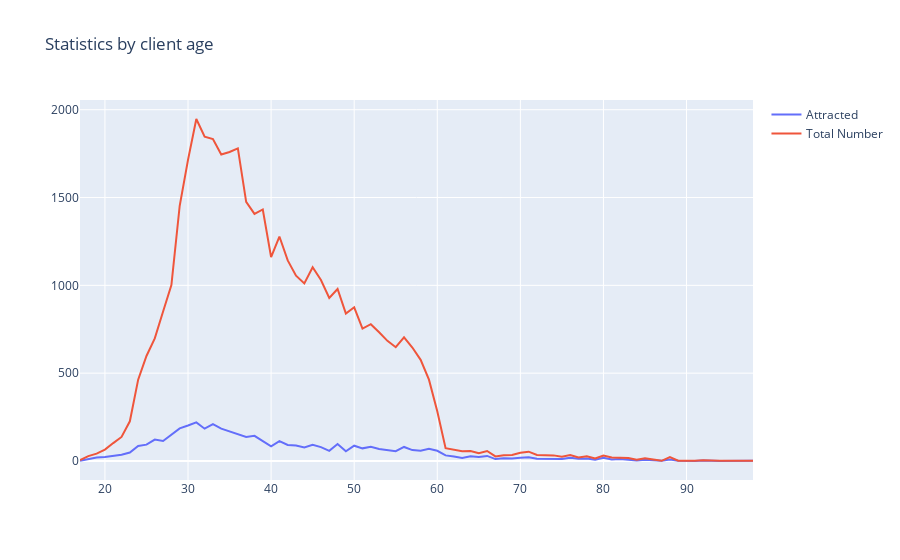

Here is the notebook cell this chart was saved with:
### Code cell
#Creating layout, figure and visualize the data
layout={'title': 'Statistics by client age'}
fig=gp.Figure(data=data, layout=layout)

iplot(fig, show_link=False)

### Figure 1 — Plotly figure (JSON) as saved in the notebook; plotly's stock layout.template omitted (floating-point values rounded to 4 significant figures)
{"data": [{"fillcolor": "violet", "name": "Attracted", "type": "scatter", "x": [17, 18, 19, 20, 21, 22, 23, 24, 25, 26, 27, 28, 29, 30, 31, 32, 33, 34, 35, 36, 37, 38, 39, 40, 41, 42, 43, 44, 45, 46, 47, 48, 49, 50, 51, 52, 53, 54, 55, 56, 57, 58, 59, 60, 61, 62, 63, 64, 65, 66, 67, 68, 69, 70, 71, 72, 73, 74, 75, 76, 77, 78, 79, 80, 81, 82, 83, 84, 85, 86, 87, 88, 89, 91, 92, 94, 95, 98], "y": [2, 12, 20, 23, 29, 36, 48, 86, 93, 122, 114, 151, 186, 202, 220, 184, 210, 184, 167, 154, 137, 143, 114, 84, 113, 91, 88, 77, 92, 79, 58, 97, 55, 87, 72, 81, 68, 64, 56, 80, 62, 58, 69, 58, 32, 25, 17, 27, 23, 29, 11, 15, 14, 19, 21, 13, 13, 15, 11, 18, 13, 14, 7, 18, 8, 11, 8, 3, 7, 5, 1, 9, 2, 0, 3, 0, 0, 2]}, {"fillcolor": "yellow", "name": "Total Number", "type": "scatter", "x": [17, 18, 19, 20, 21, 22, 23, 24, 25, 26, 27, 28, 29, 30, 31, 32, 33, 34, 35, 36, 37, 38, 39, 40, 41, 42, 43, 44, 45, 46, 47, 48, 49, 50, 51, 52, 53, 54, 55, 56, 57, 58, 59, 60, 61, 62, 63, 64, 65, 66, 67, 68, 69, 70, 71, 72, 73, 74, 75, 76, 77, 78, 79, 80, 81, 82, 83, 84, 85, 86, 87, 88, 89, 91, 92, 94, 95, 98], "y": [5, 28, 42, 65, 102, 137, 226, 463, 598, 698, 851, 1001, 1453, 1714, 1947, 1846, 1833, 1745, 1759, 1780, 1475, 1407, 1432, 1161, 1278, 1142, 1055, 1011, 1103, 1030, 928, 979, 839, 875, 754, 779, 733, 684, 648, 704, 646, 576, 463, 283, 73, 62, 55, 57, 44, 57, 26, 33, 34, 47, 53, 34, 34, 32, 24, 34, 20, 27, 14, 31, 20, 17, 17, 7, 15, 8, 1, 22, 2, 2, 4, 1, 1, 2]}], "layout": {"autosize": true, "title": {"text": "Statistics by client age"}, "xaxis": {"autorange": true, "range": [17, 98], "type": "linear"}, "yaxis": {"autorange": true, "range": [-108.2, 2055.0], "type": "linear"}}}
